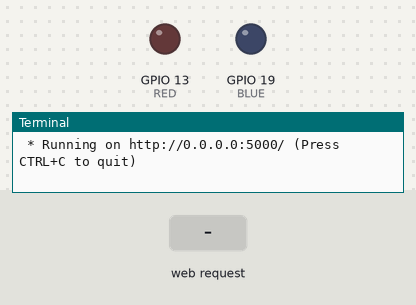
Recording of a program running on a simulated Raspberry Pi (BCM pin numbers). Parts: output pins drawn as LEDs (lit = HIGH), the last lines printed to the terminal. The test bench sets the inputs (shaded band). The clock reads 2024-03-15 10:24:30 at power-on unless the program sets it.

Above: at 1.2 s.
1.3 s: HTTP request for /led/red/on received
At 2.1 s:
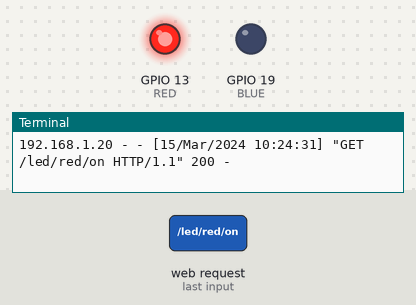
2.8 s: HTTP request for /led/blue/on received
At 3.2 s:
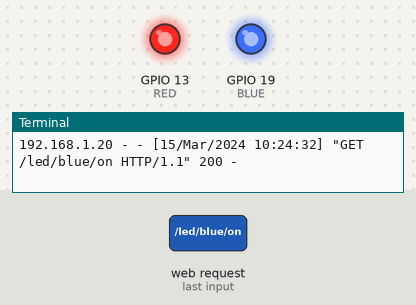
4.3 s: HTTP request for /led/red/off received
At 5.6 s:
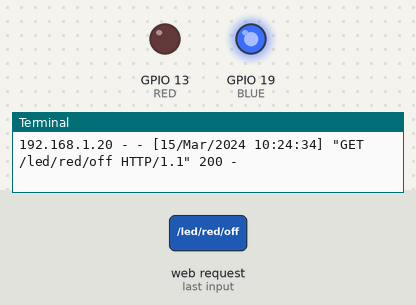
Timing chart, 0 to 7.3 s (numbered marks = the images above; inputs shaded):
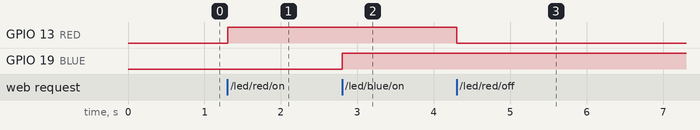

The program:

flask_led_task2.py
```python
from flask import Flask, render_template
import RPi.GPIO as GPIO

RED = 13
BLUE = 19
GPIO.setmode(GPIO.BCM)
GPIO.setup(RED, GPIO.OUT)
GPIO.setup(BLUE, GPIO.OUT)

app = Flask(__name__)

@app.route("/")
def hello_world():
  return render_template("led2.html")

@app.route("/led/<color>/<status>")
def led(color, status):
    if color == "red":
        if status == "on":
            GPIO.output(RED, GPIO.HIGH)
            return "RED LED ON"
        elif status == "off":
            GPIO.output(RED, GPIO.LOW)
            return "RED LED OFF"

    elif color == "blue":
        if status == "on":
            GPIO.output(BLUE, GPIO.HIGH)
            return "BLUE LED ON"
        elif status == "off":
            GPIO.output(BLUE, GPIO.LOW)
            return "BLUE LED OFF"

# 터미널에서 직접 실행시킨 경우
if __name__=="__main__":
    try:
        app.run(host="0.0.0.0")
    finally:
        GPIO.cleanup()
```

Measured:
- after the input at 1.3 s, GPIO 13 (RED): LOW → HIGH at once
- after the input at 2.8 s, GPIO 19 (BLUE): LOW → HIGH at once
- after the input at 4.3 s, GPIO 13 (RED): HIGH → LOW at once
